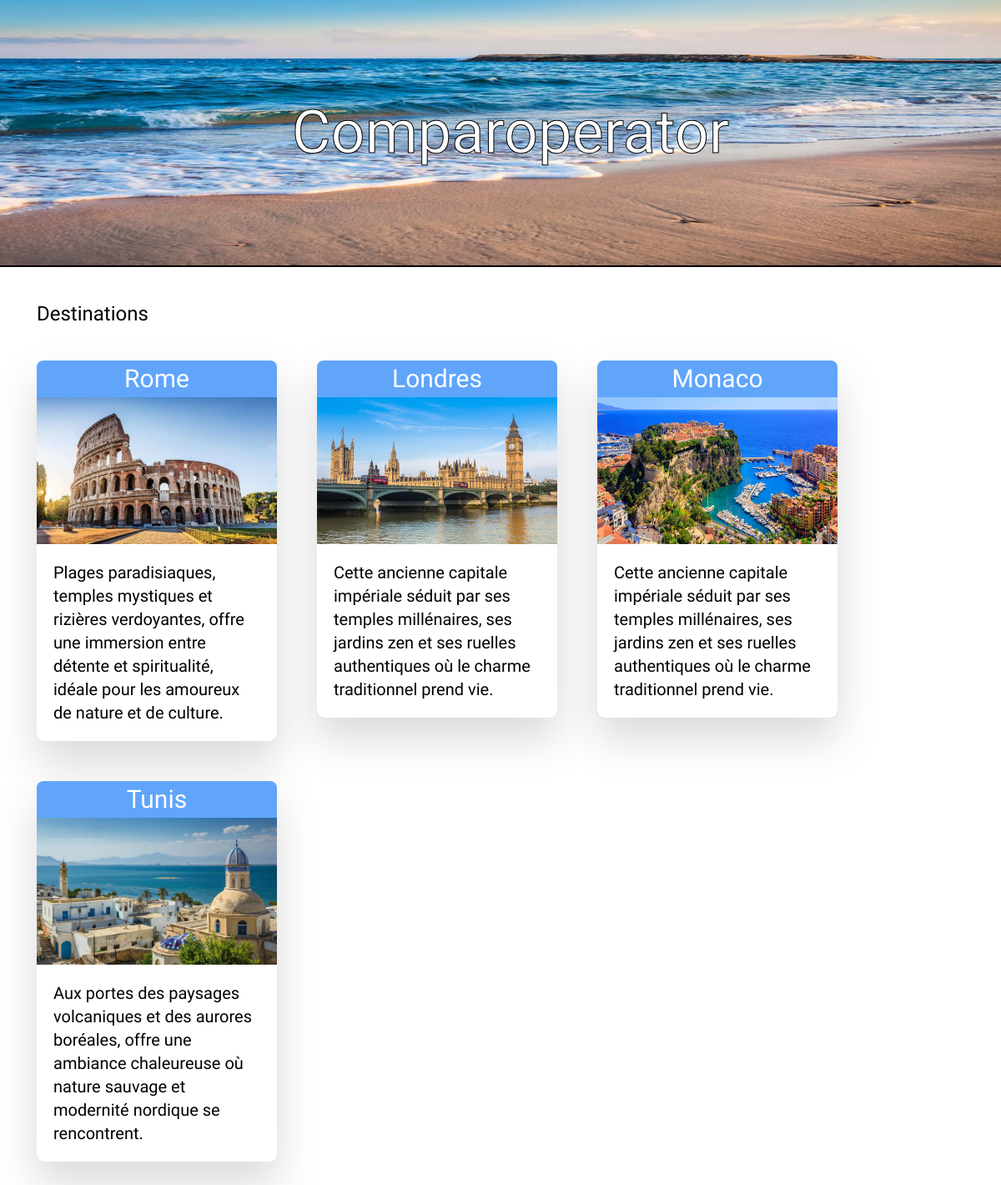
The page / on the database its author committed.
### tables this page shows
CREATE TABLE `destination` (
  `id` int NOT NULL,
  `location` varchar(255) NOT NULL,
  `price` int NOT NULL,
  `description` varchar(255) NOT NULL
);

### classes/manager.php (called while the page is built, shortened)
<?php
class Manager {
    private $db;
    public function __construct($db) {
        $this->db = $db;
    }
    public function getDestinations() {
        $query = $this->db->query('SELECT * FROM destination');
        $response = $query->fetchAll(PDO::FETCH_ASSOC);
        $destinationsValue = [];
        foreach ($response as $i) {
            $array = [];
            $array['id'] = $i['id'];
            $array['location'] = $i['location'];
            $array['price'] = $i['price'];
            $array['tourOperatorId'] = $this->getTourOperatorIdWithDestinationId($i['id']);
            $array['description'] = self::DESTINATION_DESCRIPTION[rand(0, 2)];
            $destinationsValue[] = $array;
        }
        $destinations = [];
        foreach ($destinationsValue as $i) {
            $destinations[] = new Destination($i);
        }
        return $destinations;
    }
    public function getTourOperatorIdWithDestinationId($destinationId) {
        $query = $this->db->prepare('SELECT tour_operator_id FROM destination_tour_operator
            WHERE destination_id = :destination_id');
        $query->execute([
            'destination_id' => $destinationId
        ]);
        return $query->fetchAll(PDO::FETCH_COLUMN);
    }
}

### classes/destination.php (called while the page is built, shortened)
<?php
class Destination {
    private $id;
    private $location;
    private $description;
    public function __construct($data) {
        $this->id = $data['id'];
        $this->location = $data['location'];
        $this->description = $data['description'];
    }
    public function getLocation() {
        return $this->location;
    }
    public function getId() {
        return $this->id;
    }
    public function getDescription() {
        return $this->description;
    }
}

### index.php (the view, shortened to what this page needs)
<?php
require_once 'classes/manager.php';
require_once 'config/db.php';
require_once 'classes/destination.php';
$manager = new Manager($db);
$destinations = $manager->getDestinations();
?>
<!DOCTYPE html>
<html lang="en">
<head>
    <script src="https://cdn.tailwindcss.com"></script>
    <link rel="stylesheet" href="assets/css/font.css">
    <link rel="stylesheet" href="assets/css/style.css">
</head>
<body class="flex flex-col items-center">
    <header class="w-full h-44 md:h-80 flex flex-row items-center border-b-2 border-black justify-center mb-10 relative">
        <img src="assets/img/banniere.jpg" alt="banniere" class="w-full h-full absolute z-0">
        <h1 class="ml-6 cherry text-white text-stroke text-2xl md:text-7xl z-10">Comparoperator</h1>
    </header>
    <div class="flex flex-col px-5">
        <span class="markazi mb-4 text-2xl ml-6">Destinations</span>
        <div class="flex flex-row flex-wrap mb-10">
            <?php foreach ($destinations as $destination){ ?>
                <a href="tour-operator.php?destination_id=<?= $destination->getId() ?>"><div class="w-72 flex flex-col items-center bg-blue-400 rounded-lg overflow-hidden m-6 hover:scale-105 cursor-pointer drop-shadow-2xl">
                    <h1 class="text-white my-1 markazi text-3xl"><?= $destination->getLocation() ?></h1>
                    <img class="w-full h-44" src="assets/img/<?= $destination->getLocation() ?>.jpg" alt="<?= $destination->getLocation() ?>">
                    <p class="bg-white markazi text-xl w-full h-full p-5"><?= $destination->getDescription() ?></p>
                </div></a>
            <?php } ?>
        </div>
    </div>
</body>
</html>

### assets/css/style.css (style rules this page uses)
.text-stroke { -webkit-text-stroke: 1px black; }

### rows shown on the page
destination: location "Rome", location (picture), description "Plages paradisiaques, temples mystiques et rizières verdoyantes, offre une immersion entre détente et spiritualité, idéale pour les amoureux de nature et de culture."
destination: location "Londres", location (picture), description "Cette ancienne capitale impériale séduit par ses temples millénaires, ses jardins zen et ses ruelles authentiques où le charme traditionnel prend vie."
destination: location "Monaco", location (picture), Description "Cette ancienne capitale impériale séduit par ses temples millénaires, ses jardins zen et ses ruelles authentiques où le charme traditionnel prend vie."
destination: location "Tunis", location (picture), Description "Aux portes des paysages volcaniques et des aurores boréales, offre une ambiance chaleureuse où nature sauvage et modernité nordique se rencontrent."
